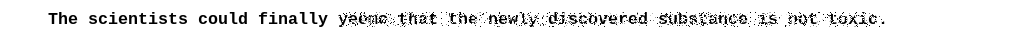
%> input picture Experiment 3/Corpus/img/101_mask_20.bmp, 1024 x 40 px; its folder holds only this picture in this run
$ octave resize.m   (GNU Octave 9; MATLAB toolbox functions it lacks are replaced by stand-ins)
%> lines starting %> are read from the running program, lines starting %| are printed output that depends on the picture
cd('D:\R\preview_costs\Experiment 3\Corpus');

files= dir('img');
files(1:2)= []; %files(641)= [];
ResX= 1024;
ResY= 768;

for i =1:length(files)
  %a= I(1,1);
  [I, map] = imread([cd '\img\' files(i).name]);
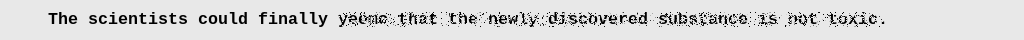
%> I: size 40x1024 uint8; min 0, max 232, mean 215.3
%> map = 256 rows, first 12: [0 0 0; 0.00392 0.00392 0.00392; 0.00784 0.00784 0.00784; 0.0118 0.0118 0.0118; 0.0157 0.0157 0.0157; 0.0196 0.0196 0.0196; 0.0235 0.0235 0.0235; 0.0275 0.0275 0.0275; 0.0314 0.0314 0.0314; 0.0353 0.0353 0.0353; 0.0392 0.0392 0.0392; 0.0431 0.0431 0.0431]
  I= [I(:,1), I]; % make it start at 50-pixels
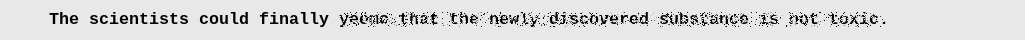
%> I: size 40x1025 uint8; min 0, max 232, mean 215.3
  add= repmat(I(:,1),1, ResX-length(I));
%> add = []
  I(:, 1025)= [];
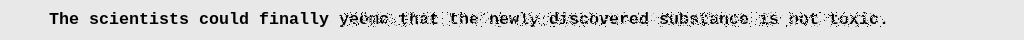
%> I: size 40x1024 uint8; min 0, max 232, mean 215.3; mean of the top-left, top-right, bottom-left and bottom-right quarters 210, 215.6, 216.8, 218.7
  I= [I, add];
  I1(1:364,1:ResX)= I(1,1);
%> I1: size 364x1024 uint8; every value is 232
  I2(1:364,1:ResX)= I(1,1);
  IF= [I1; I; I2];
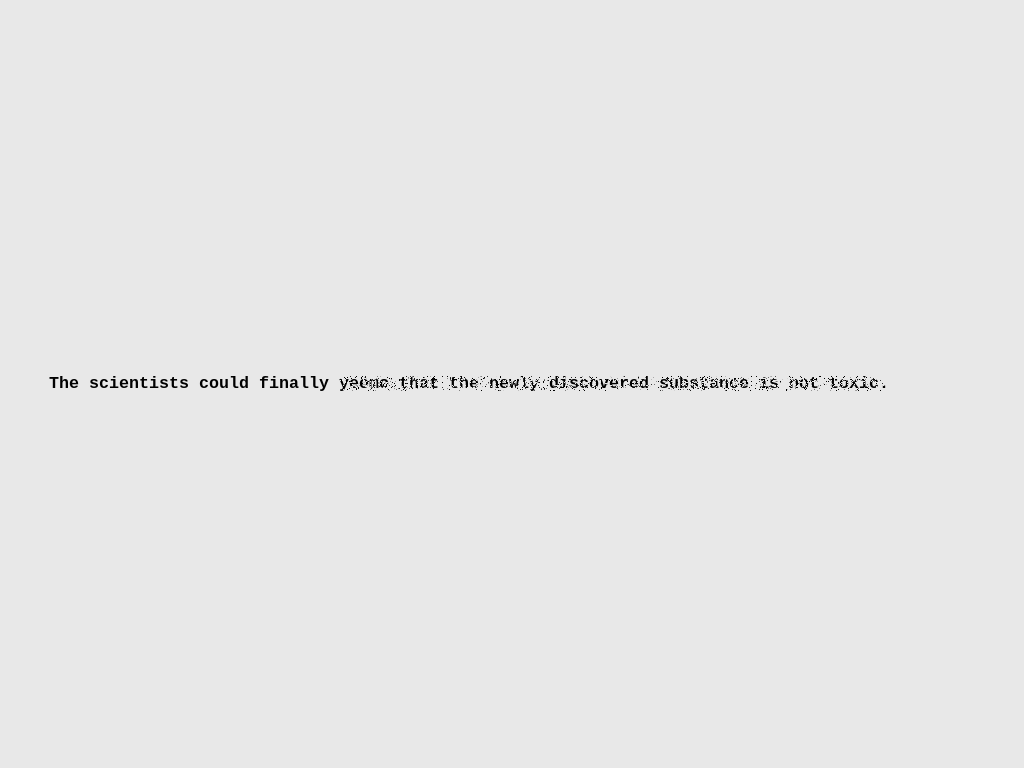
%> IF: size 768x1024 uint8; min 0, max 232, mean 231.1
  % [5 lines of commented-out code are left out]
  output= [cd '\resized\' '' files(i).name(1:end-3) 'bmp'];

  imwrite (IF, map, output);
  i
end

% [7 lines of commented-out code are left out]

$ run again, on Experiment 3/Corpus/img/102_mask_20.bmp
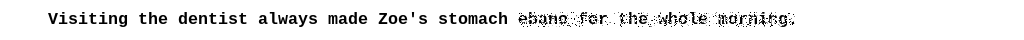
%> input picture Experiment 3/Corpus/img/102_mask_20.bmp, 1024 x 40 px
%> map = 256 rows, first 12: [0 0 0; 0.00392 0.00392 0.00392; 0.00784 0.00784 0.00784; 0.0118 0.0118 0.0118; 0.0157 0.0157 0.0157; 0.0196 0.0196 0.0196; 0.0235 0.0235 0.0235; 0.0275 0.0275 0.0275; 0.0314 0.0314 0.0314; 0.0353 0.0353 0.0353; 0.0392 0.0392 0.0392; 0.0431 0.0431 0.0431]
%> `I= [I(:,1), I];`:
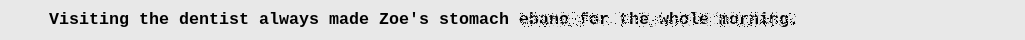
%> I: size 40x1025 uint8; min 0, max 232, mean 216.6
%> add = []
%> I1: size 364x1024 uint8; every value is 232
%> `IF= [I1; I; I2];`:
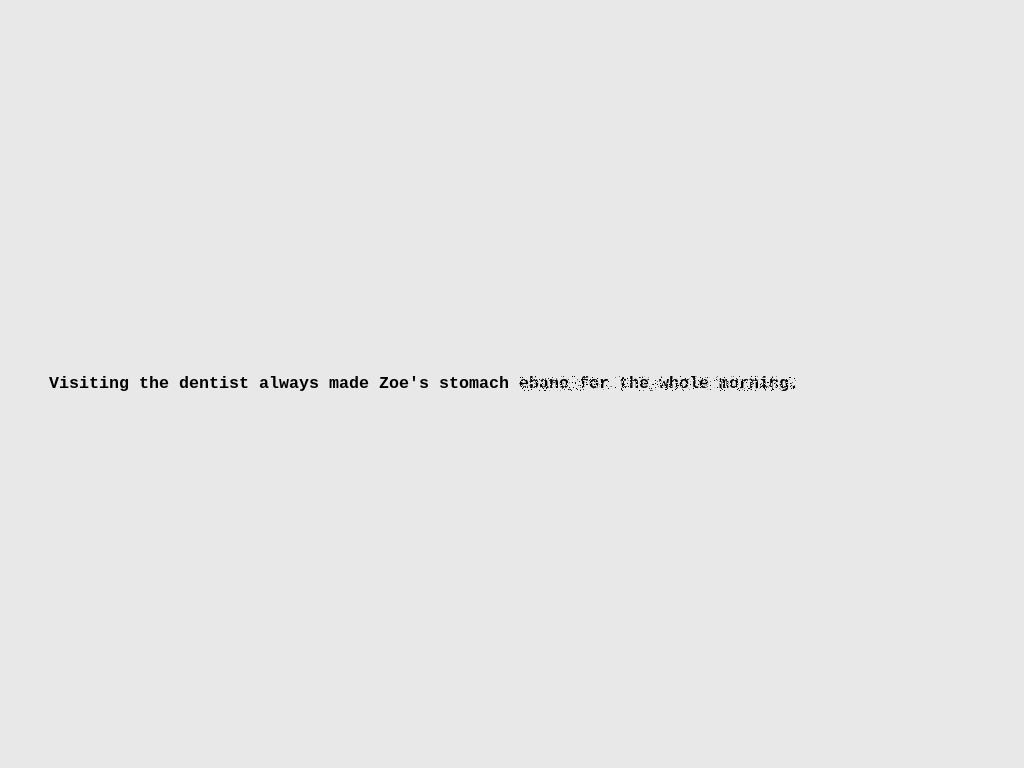
%> IF: size 768x1024 uint8; min 0, max 232, mean 231.2

$ run again, on Experiment 3/Corpus/img/103_mask_0.bmp
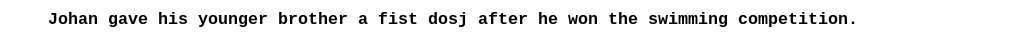
%> input picture Experiment 3/Corpus/img/103_mask_0.bmp, 1024 x 40 px
%> map = 256 rows, first 12: [0 0 0; 0.00392 0.00392 0.00392; 0.00784 0.00784 0.00784; 0.0118 0.0118 0.0118; 0.0157 0.0157 0.0157; 0.0196 0.0196 0.0196; 0.0235 0.0235 0.0235; 0.0275 0.0275 0.0275; 0.0314 0.0314 0.0314; 0.0353 0.0353 0.0353; 0.0392 0.0392 0.0392; 0.0431 0.0431 0.0431]
%> `I= [I(:,1), I];`:
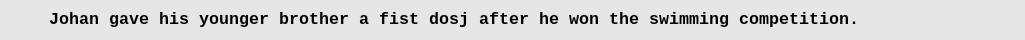
%> I: size 40x1025 uint8; min 0, max 230, mean 213.7
%> add = []
%> I1: size 364x1024 uint8; every value is 230
%> `IF= [I1; I; I2];`:
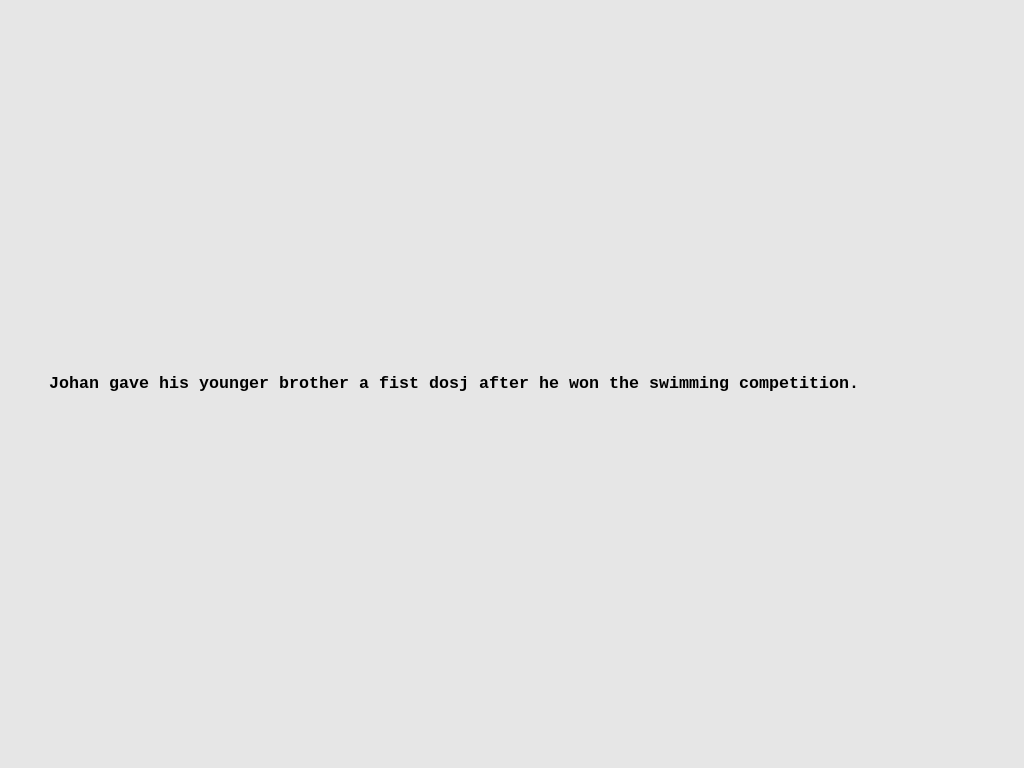
%> IF: size 768x1024 uint8; min 0, max 230, mean 229.2
